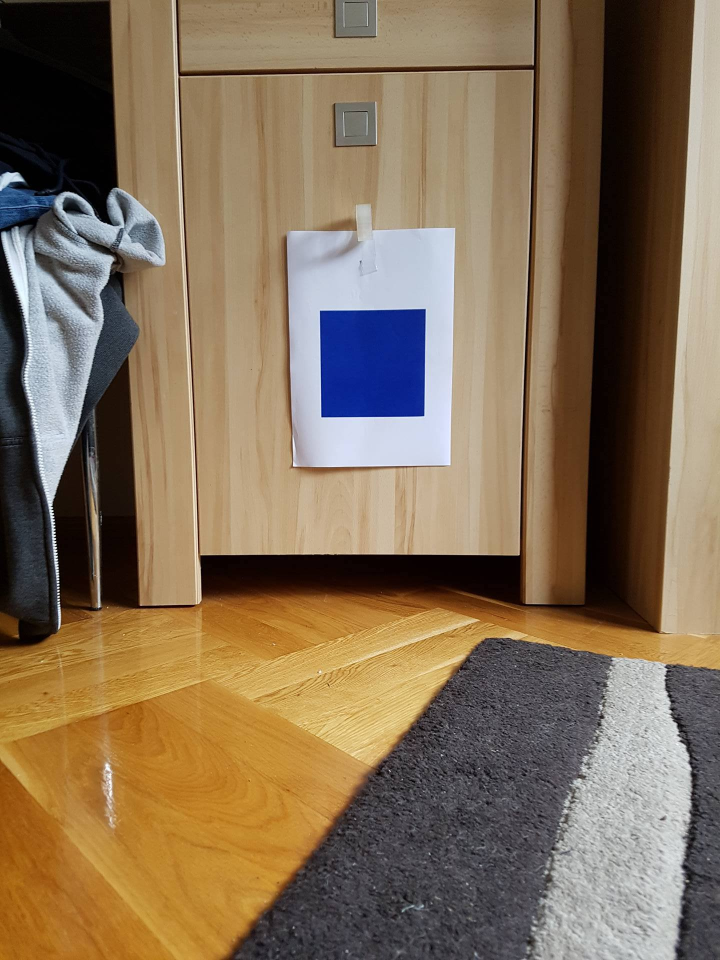
#> input picture PKM2/INNE/train_detector/test_photos/foto1.jpg, 1440 x 1920 px (shown at 1/2 size)
$ python -i hsv_detection.py   (imports and definitions only)   (Python 2 division)
#> lines starting #> are read from the running program, lines starting #| are printed output that depends on the picture
import cv2
import imutils
import numpy as np
from wrappers import ImageWrapper, ContourWrapper
import graphics_utils

redLower = (110, 50, 50)
redUpper = (130, 255, 255)
import time
#RED_imgThreshLow = cv2.inRange(imgHSV, np.array([0, 100, 10]), np.array([19, 255, 255]))
#RED_imgThreshHigh = cv2.inRange(imgHSV, np.array([168, 100, 100]), np.array([179, 255, 255]))

#GREEN
# mask = cv2.inRange(imgHSV, np.array([29, 86, 6]), np.array([64, 255, 255]))


class HSV_Detector:
    def __init__(self, image, color="green"):
        (self.redLower, self.redUpper) = ((110, 50, 50), (130, 255, 255))
        (self.greenLower, self.greenUpper) = ((29, 86, 6), (64, 255, 255))
        self.IW = ImageWrapper(image)
        self.color = color
        self.mask = self.__prepare_mask()
        self.run()
        pass

    def __prepare_mask(self):
        if self.color == "green":
            mask = cv2.inRange(self.IW.hsv, np.array([29, 86, 6]), np.array([64, 255, 255]))
        elif self.color == "red":
            mask = cv2.inRange(self.IW.hsv, np.array([29, 86, 6]), np.array([64, 255, 255]))
        else:
            raise 'set red or green color'
        mask = cv2.erode(mask, np.ones((6, 6)), iterations=2)
        mask = cv2.dilate(mask, np.ones((5, 5)), iterations=2)
        return mask

    def run(self):
        cnts = cv2.findContours(self.mask.copy(), cv2.RETR_EXTERNAL, cv2.CHAIN_APPROX_SIMPLE)[-2]
        if len(cnts) > 0:
            c = max(cnts, key=cv2.contourArea)
            CW = ContourWrapper(c)
            # ((x, y), radius) = cv2.minEnclosingCircle(c)
            # M = cv2.moments(c)
            # center = (int(M["m10"] / M["m00"]), int(M["m01"] / M["m00"]))
            print len(CW.approx)
            if CW.radius > 10 and 4 <= len(CW.approx) <=7:
                graphics_utils.draw_contour(self.IW.output_image, CW.approx)
                graphics_utils.draw_circle(self.IW.output_image, CW)

    def return_mask(self):
        return self.mask

# camera = cv2.VideoCapture(0)
# counter = 0
# frame_step = 1
# print cv2.__version__
# #cap = cv2.VideoCapture('../shapes/video5.mp4')
# #while cap.isOpened():
#     #time.sleep(0.15)
#     #ret, frame = cap.read()
#
#     #if not ret:
#         #break
# while True:
#     counter += 1
#
#     (grabbed, frame) = camera.read()
#
#
#     frame = imutils.resize(frame, width=600)
#     blurred = cv2.GaussianBlur(frame, (11, 11), 0)
#     imgHSV = cv2.cvtColor(frame, cv2.COLOR_BGR2HSV)
#
#     mask = cv2.inRange(imgHSV, np.array([29, 86, 6]), np.array([64, 255, 255]))
#     mask = cv2.erode(mask, np.ones((6, 6)), iterations=2)
#     mask = cv2.dilate(mask, np.ones((5, 5)), iterations=2)
#
#
#
#
#     cnts = cv2.findContours(mask.copy(), cv2.RETR_EXTERNAL,cv2.CHAIN_APPROX_SIMPLE)[-2]
#     center = None
#
#     # if len(cnts) > 1 and counter % frame_step == 0:
#     #     c = sorted(cnts, key=cv2.contourArea, reverse=True)
#     #     c1 = c[0]
#     #     c2 = c[1]
#     #     print str(cv2.contourArea(c[0])) + " " + str(cv2.contourArea(c[1]))
#     #
#     #
#     #     area_ratio = cv2.contourArea(c[0])/cv2.contourArea(c[1])
#     #     print "area ratio: "+ str(area_ratio)
#     #     ((x1, y1), radius1) = cv2.minEnclosingCircle(c1)
#     #     M1 = cv2.moments(c1)
#     #     center = (int(M1["m10"] / M1["m00"]), int(M1["m01"] / M1["m00"]))
#     #     if radius1 > 10:
#     #         cv2.circle(frame, (int(x1), int(y1)), int(radius1), (0, 255, 255), 2)
#     #         cv2.circle(frame, center, 5, (0, 0, 255), -1)
#     #
#     #     ((x2, y2), radius2) = cv2.minEnclosingCircle(c2)
#     #     M2 = cv2.moments(c2)
#     #
#     #     x_ratio = x2 / x1
#     #     y_ratio = y2 / y1
#     #
#     #
#     #     print "x ratio: " + str(x_ratio) + "y_ratio: " + str(y_ratio)
#     #
#     #
#     #     center2 = (int(M2["m10"] / M2["m00"]), int(M2["m01"] / M2["m00"]))
#     #     if radius2 > 10:
#     #         cv2.circle(frame, (int(x2), int(y2)), int(radius2), (0, 255, 255), 2)
#     #         cv2.circle(frame, center2, 5, (0, 0, 255), -1)
#     #
#     #
#     #     print counter
#     #
#     #     key = cv2.waitKey(1) & 0xFF
#     #     cv2.imshow("mask", mask)
#     #     cv2.imshow("org", frame)
#     #     if key == ord("q"):
#     #         break
#
# #ONE MAX GREEN AREA
#     if len(cnts) > 0:
#         c = max(cnts, key=cv2.contourArea)
#         ((x, y), radius) = cv2.minEnclosingCircle(c)
#         M = cv2.moments(c)
#         center = (int(M["m10"] / M["m00"]), int(M["m01"] / M["m00"]))
#
#         print "x: " + str(x) + "y: " + str(y) +  "radius " + str(x)
#
#         if radius > 10:
#             cv2.circle(frame, (int(x), int(y)), int(radius), (0, 255, 255), 2)
#             cv2.circle(frame, center, 5, (0, 0, 255), -1)
#
#     key = cv2.waitKey(1) & 0xFF
#     cv2.imshow("mask", mask)
#     cv2.imshow("org", frame)
#     if key == ord("q"):
#         break

>>> import cv2
>>> picture = cv2.imread('test_photos/foto1.jpg', cv2.IMREAD_GRAYSCALE)
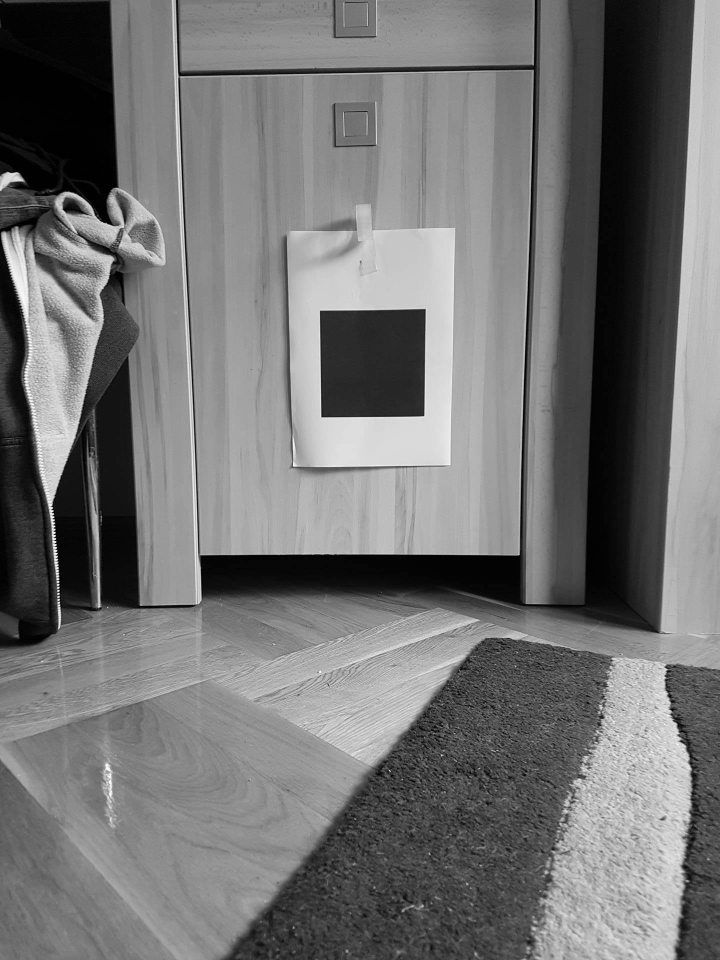
#> picture: shape (1920, 1440) (shown at 1/2 size); min 0, max 255, mean 114.5
>>> result = HSV_Detector(picture).run()
#> (the run stopped early here; a loop or call above may not have finished)

$ run again, on PKM2/INNE/train_detector/test_photos/foto2.jpg
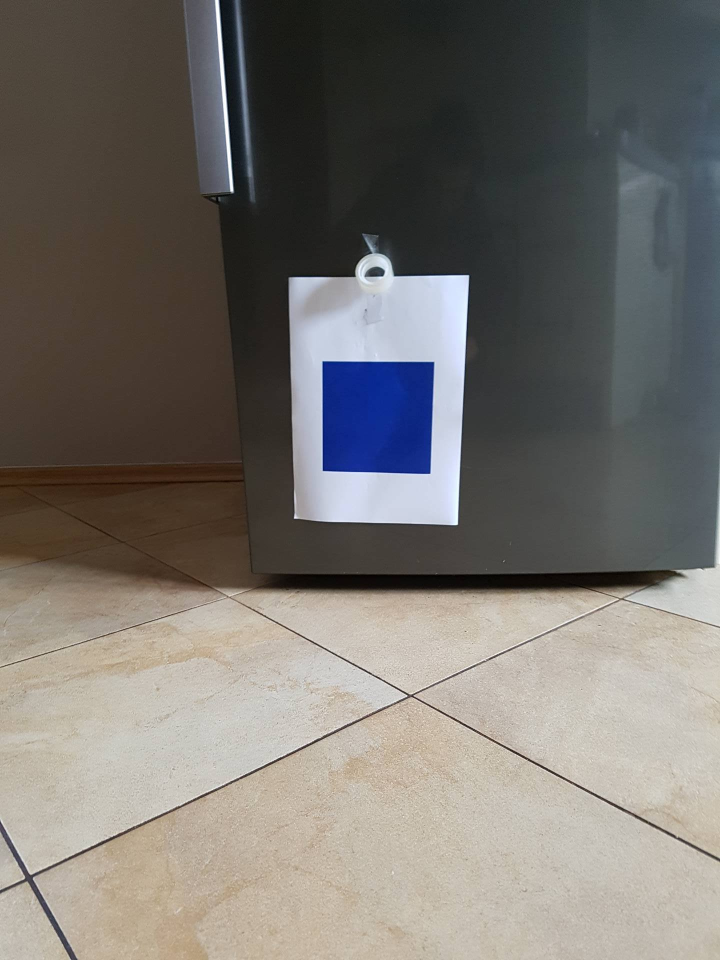
#> input picture PKM2/INNE/train_detector/test_photos/foto2.jpg, 1440 x 1920 px (shown at 1/2 size)
#> `picture = cv2.imread('test_photos/foto1.jpg', cv2.IMREAD_GRAYSCALE)`:
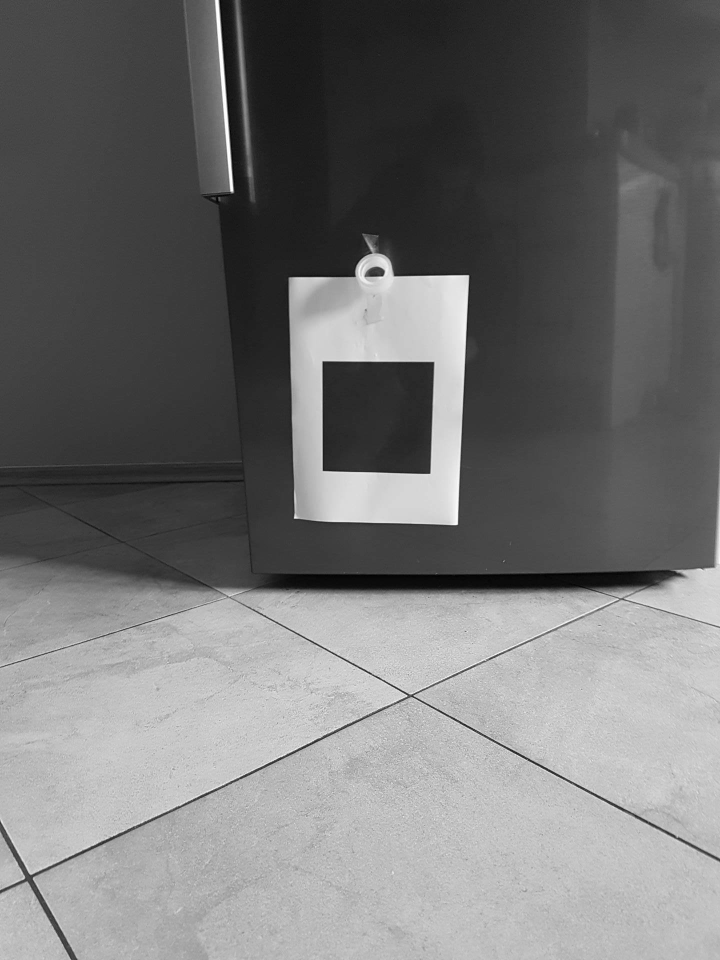
#> picture: shape (1920, 1440) (shown at 1/2 size); min 0, max 255, mean 115.4

$ run again, on PKM2/INNE/train_detector/test_photos/foto3.jpg
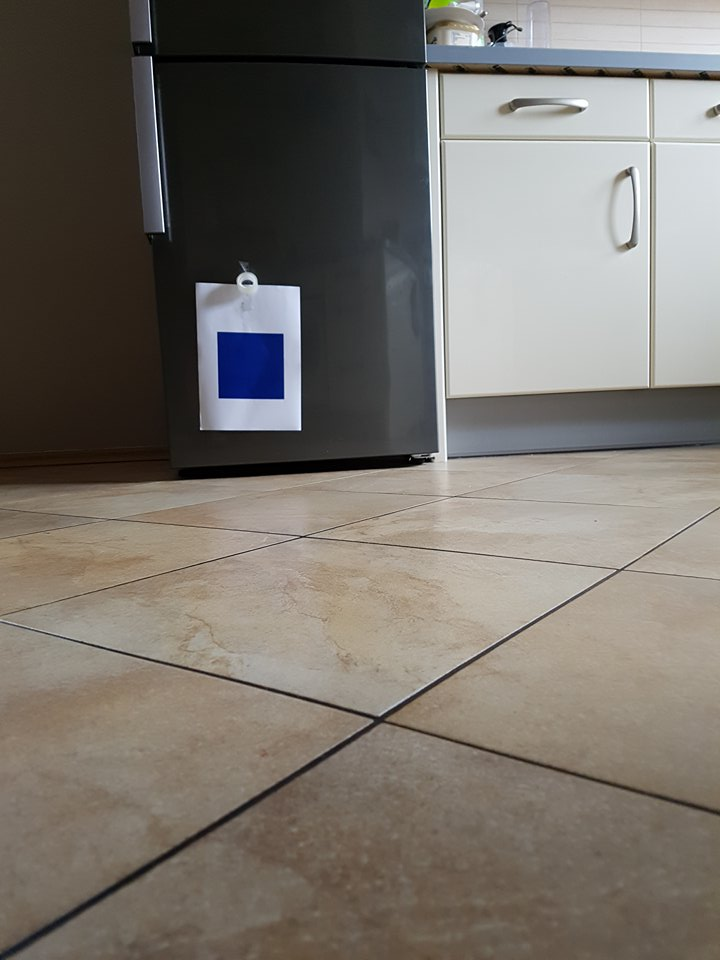
#> input picture PKM2/INNE/train_detector/test_photos/foto3.jpg, 720 x 960 px
#> `picture = cv2.imread('test_photos/foto1.jpg', cv2.IMREAD_GRAYSCALE)`:
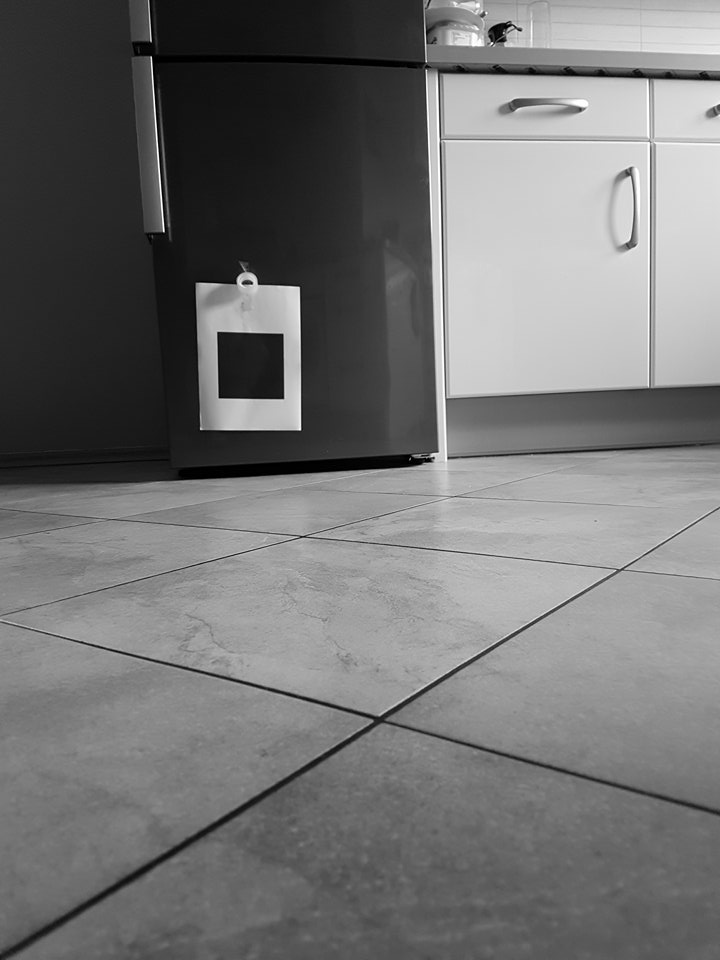
#> picture: shape (960, 720); min 0, max 255, mean 114.5

$ run again, on PKM2/INNE/train_detector/test_photos/foto4.jpg
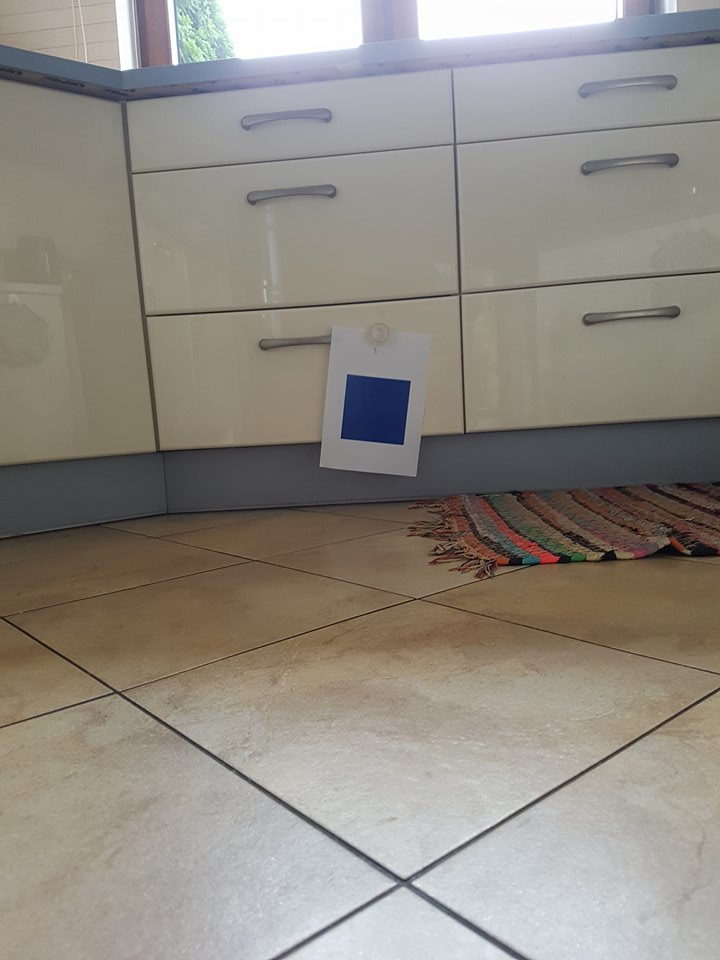
#> input picture PKM2/INNE/train_detector/test_photos/foto4.jpg, 720 x 960 px
#> `picture = cv2.imread('test_photos/foto1.jpg', cv2.IMREAD_GRAYSCALE)`:
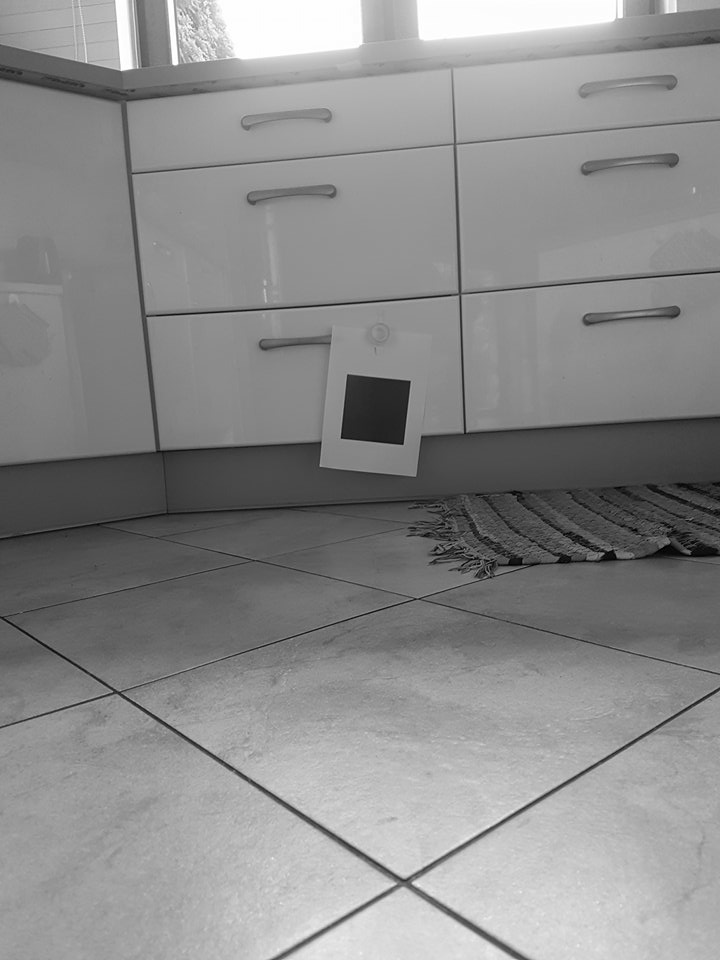
#> picture: shape (960, 720); min 0, max 255, mean 139.7
